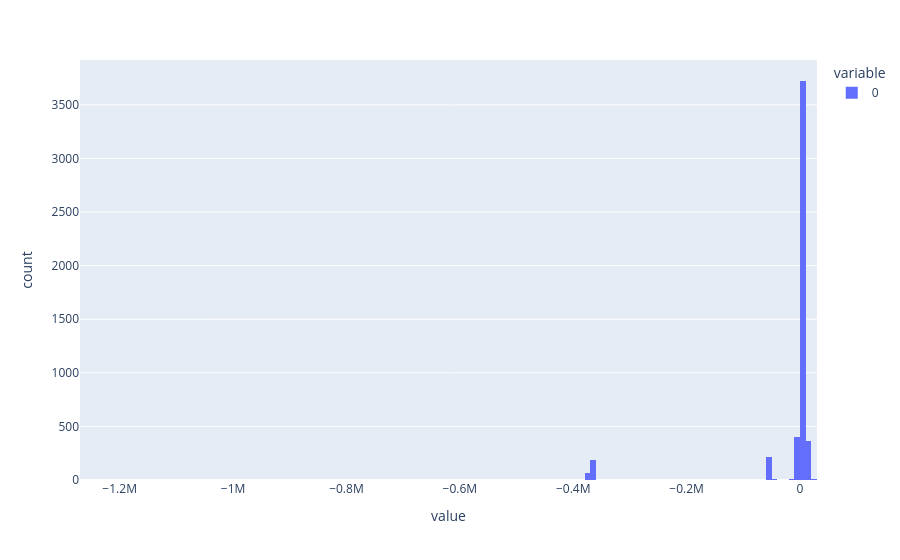

Write notebook code for a chart like this one.
### Markdown cell above
### Calculation of loss distribution displayed in histogram

### Code cell
px.histogram(loss_distribution_yf)

### Figure 1 — Plotly figure (JSON) as saved in the notebook; plotly's stock layout.template omitted (floating-point values rounded to 4 significant figures; data arrays with more than 128 entries replaced by an {"elided": "..."} marker saying what was removed)
{"data": [{"bingroup": "x", "hovertemplate": "variable=0<br>value=%{x}<br>count=%{y}<extra></extra>", "legendgroup": "0", "marker": {"color": "#636efa", "pattern": {"shape": ""}}, "name": "0", "orientation": "v", "showlegend": true, "type": "histogram", "x": {"elided": "5000 float values"}, "xaxis": "x", "yaxis": "y"}], "layout": {"barmode": "relative", "legend": {"title": {"text": "variable"}, "tracegroupgap": 0}, "margin": {"t": 60}, "xaxis": {"anchor": "y", "domain": [0, 1], "title": {"text": "value"}}, "yaxis": {"anchor": "x", "domain": [0, 1], "title": {"text": "count"}}}}
